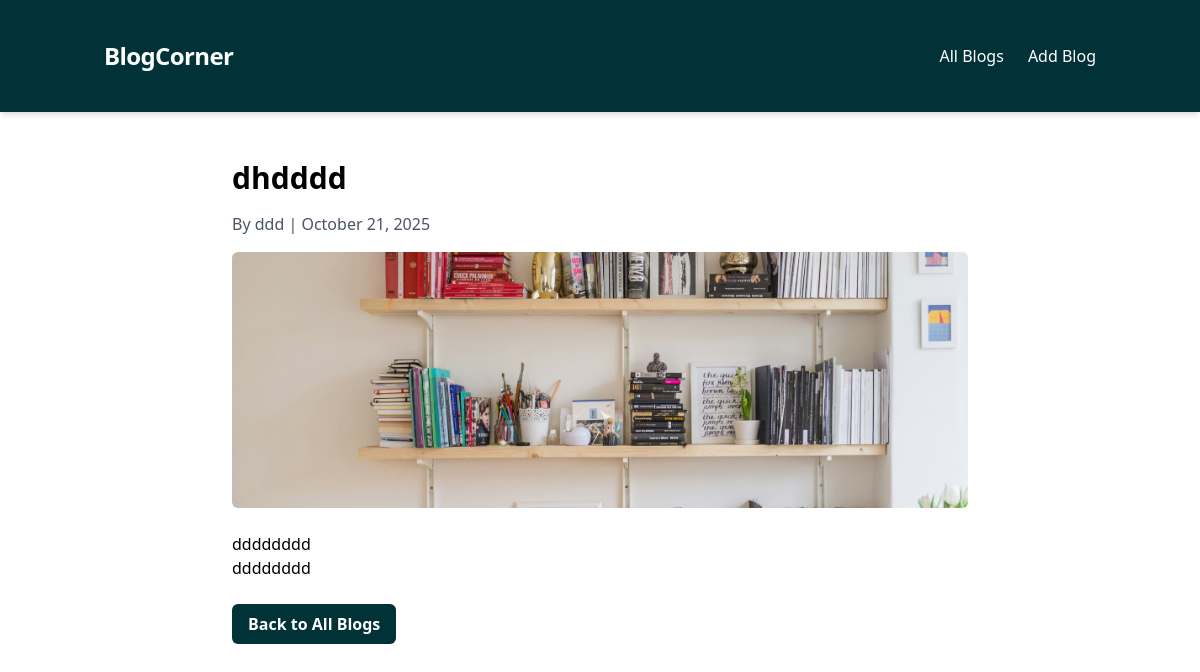
/blog-detail/3/, run on the app's committed database.
### crud_app/models.py (models this page shows, shortened)
class Blog(models.Model):
    title = models.CharField(max_length=100)
    content = models.TextField()
    image=models.ImageField(upload_to='images/',null=True,blank=True)
    author = models.CharField(max_length=50)
    created_at = models.DateTimeField(auto_now_add=True)

### crud_app/views.py (the view)
# urls.py: path('blog-detail/<int:id>/', blog_detail, name='blog-detail'),
def blog_detail(request, id):
    blog = get_object_or_404(Blog, id=id)
    context={'blog': blog}
    return render(request, 'blog-details.html', context)

### crud_app/templates/blog-details.html (shortened to what this page needs)
{% extends 'base.html' %}
{% load static %}
{% block content %}
<div class="container mx-auto px-4 py-6 max-w-3xl">
  <h1 class="text-3xl font-bold mb-4">{{ blog.title }}</h1>
  <p class="text-gray-600 mb-4">By {{ blog.author }} | {{ blog.created_at|date:"F d, Y" }}</p>
  {% if blog.image %}
    <img src="{{ blog.image.url }}" alt="{{ blog.title }}" class="w-full h-64 object-cover rounded-md mb-6">
  {% else %}
    <div class="w-full h-64 bg-[gray-200] rounded-md mb-6 flex items-center justify-center">
      <span class="text-gray-500">No Image was uploaded for this blog</span>
    </div>
  {% endif %}
  <div class="prose prose-lg max-w-none">
    {% autoescape off %}
    <p>{{ blog.content }}</p>
    {% endautoescape %}
    <p>{{ blog.content }}</p>
  </div>
  <a href="/" class="mt-6 inline-block bg-[#013237] text-white font-semibold py-2 px-4 rounded-md hover:bg-[#013247] transition-colors">Back to All Blogs</a>
</div>
{% endblock %}

### data on the page
Blog: title "dhdddd", author "ddd", created_at "October 21, 2025", image (picture), content "dddddddd"
